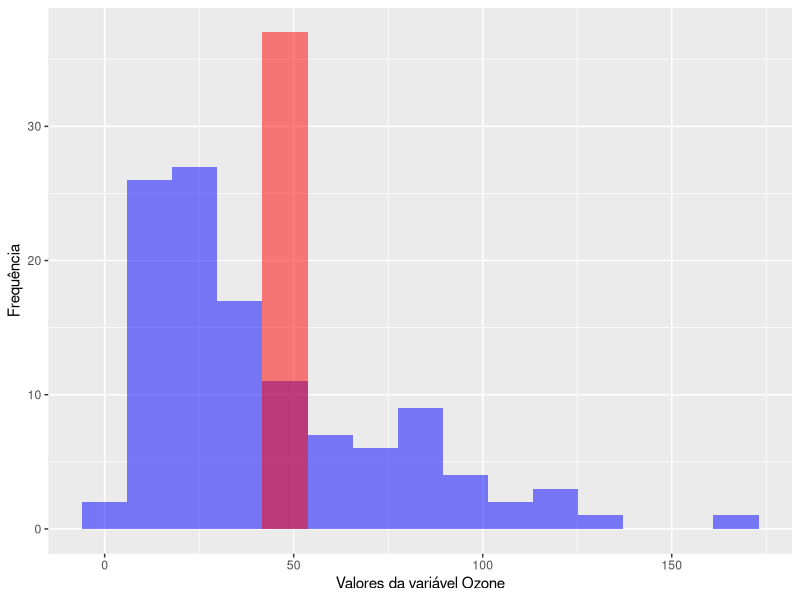
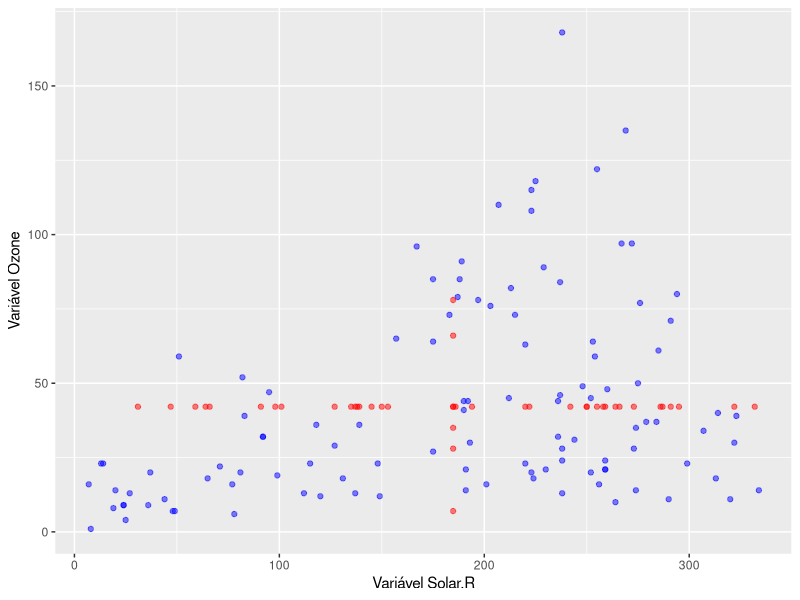
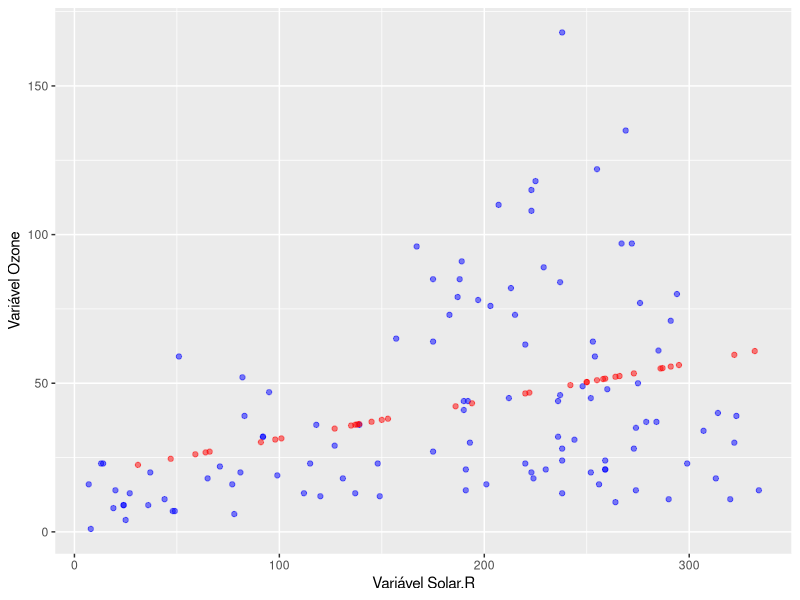
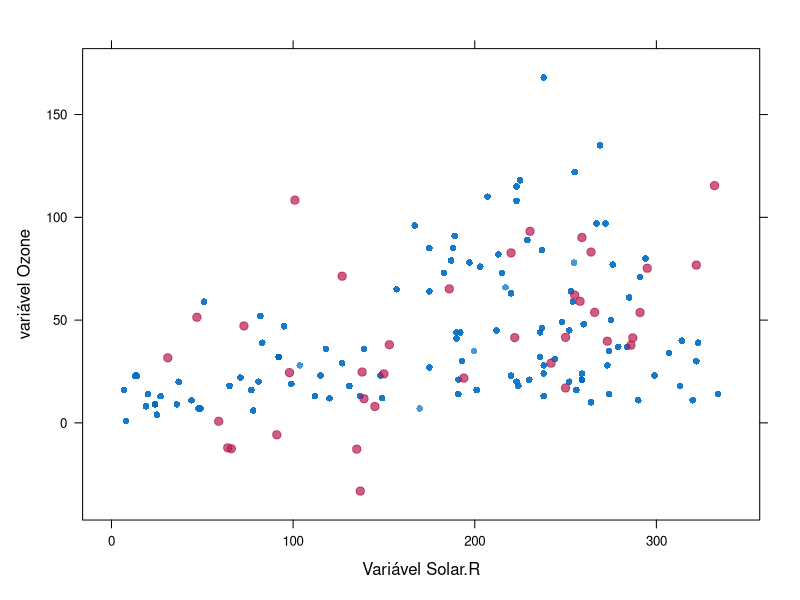

Source code (R) for these figures, in order:
## ---- chunk 1
a <- cor(airquality, use = "pair") 
print(a, digits = 3)
a <-cov(airquality, use = "pair")
print(a,digits = 3)
## ---- chunk 2

library(ggplot2)

dados_observados <- data.frame(observado = na.omit(airquality$Ozone))

num_missing <- sum(is.na(airquality$Ozone))

dados_imputados  <- data.frame(imputado = rep(mean(airquality$Ozone,na.rm=T),
                                              num_missing))

ggplot()+
  geom_histogram(data = dados_observados, aes(x=observado), 
                 bins = 15, fill="blue", alpha = 0.5)+
  geom_histogram(data = dados_imputados, aes(x=imputado),
                 bins = 15, fill = "red", alpha = 0.5)+
  labs(x = "Valores da variável Ozone",
       y = "Frequência")


## ---- chunk 3

library(ggplot2)

dados <- na.omit(airquality[,c("Ozone", "Solar.R")])

dados_observados <- data.frame(dados)

dados_ausentes   <- airquality [is.na(airquality$Ozone) | 
                                is.na(airquality$Solar.R),
                                c("Ozone", "Solar.R") ]

Ozone_imputado <- ifelse (is.na(dados_ausentes$Ozone),
                          mean(dados_observados$Ozone),  
                          dados_ausentes$Ozone)

Solar.R_imputado <- ifelse (is.na(dados_ausentes$Solar.R),
                            mean(dados_observados$Solar.R),  
                            dados_ausentes$Solar.R)

dados_imputados  <- data.frame(Ozone = Ozone_imputado,
                               Solar.R = Solar.R_imputado)

ggplot()+
  geom_point(data = dados_observados, aes(y=Ozone, x=Solar.R), 
             color="blue", alpha = 0.5)+
  geom_point(data = dados_imputados, aes(y=Ozone, x = Solar.R),
             color = "red", alpha = 0.5)+
  labs(y = "Variável Ozone",
       x = "Variável Solar.R")


## ---- chunk 4
fit      <- lm (Ozone ~ Solar.R, data = airquality)
summary(fit)
pred  <- predict (fit, newdata = airquality[is.na(airquality$Ozone), ])
pred  <- data.frame (Ozone_imputado=pred, airquality[is.na(airquality$Ozone), ] )
pred  <- pred[!is.na(Ozone_imputado), ]
## ---- chunk 5
dados <- na.omit(airquality[,c("Ozone", "Solar.R")])
dados_observados <- data.frame(dados)
Ozone_imputado <- pred

ggplot()+
  geom_point(data = dados_observados, aes(y=Ozone, x=Solar.R), 
             color="blue", alpha = 0.5)+
  geom_point(data = Ozone_imputado, 
             aes(y=Ozone_imputado  , x = Solar.R),
             color = "red", alpha = 0.5)+
  labs(y = "Variável Ozone",
       x = "Variável Solar.R")
## ---- chunk 6
library(mice)
imp <- mice (airquality [, 1: 2], 
             method = "norm.nob", 
             m = 1, 
             maxit = 1, 
             seed = 1, 
             printFlag = F)

## ---- chunk 7

xyplot(imp,  Ozone ~ Solar.R, pch=c(16,20), cex=c(0.8,1.5),
       xlab = "Variável Solar.R",
       ylab = "variável Ozone")

## ---- chunk 8

# Estatística Descritiva var Ozone
Ozone_imputado <- imp$imp$Ozone
summary(Ozone_imputado)

#Estatística Descritica var. Solar.R

Solar.R_imputado <- imp$imp$Solar.R
summary(Solar.R_imputado)

